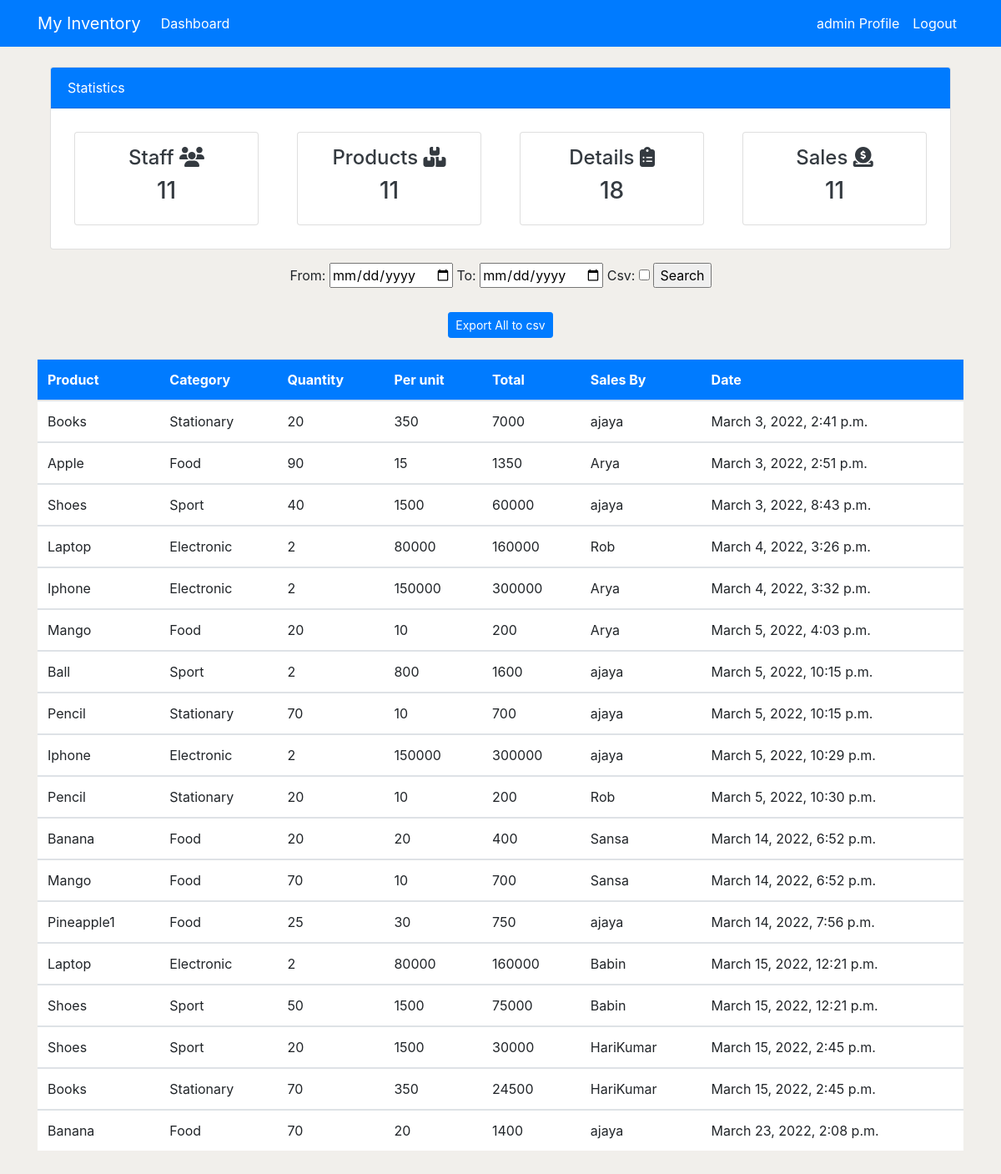
Page /details/ (signed in) on the earlier database version.
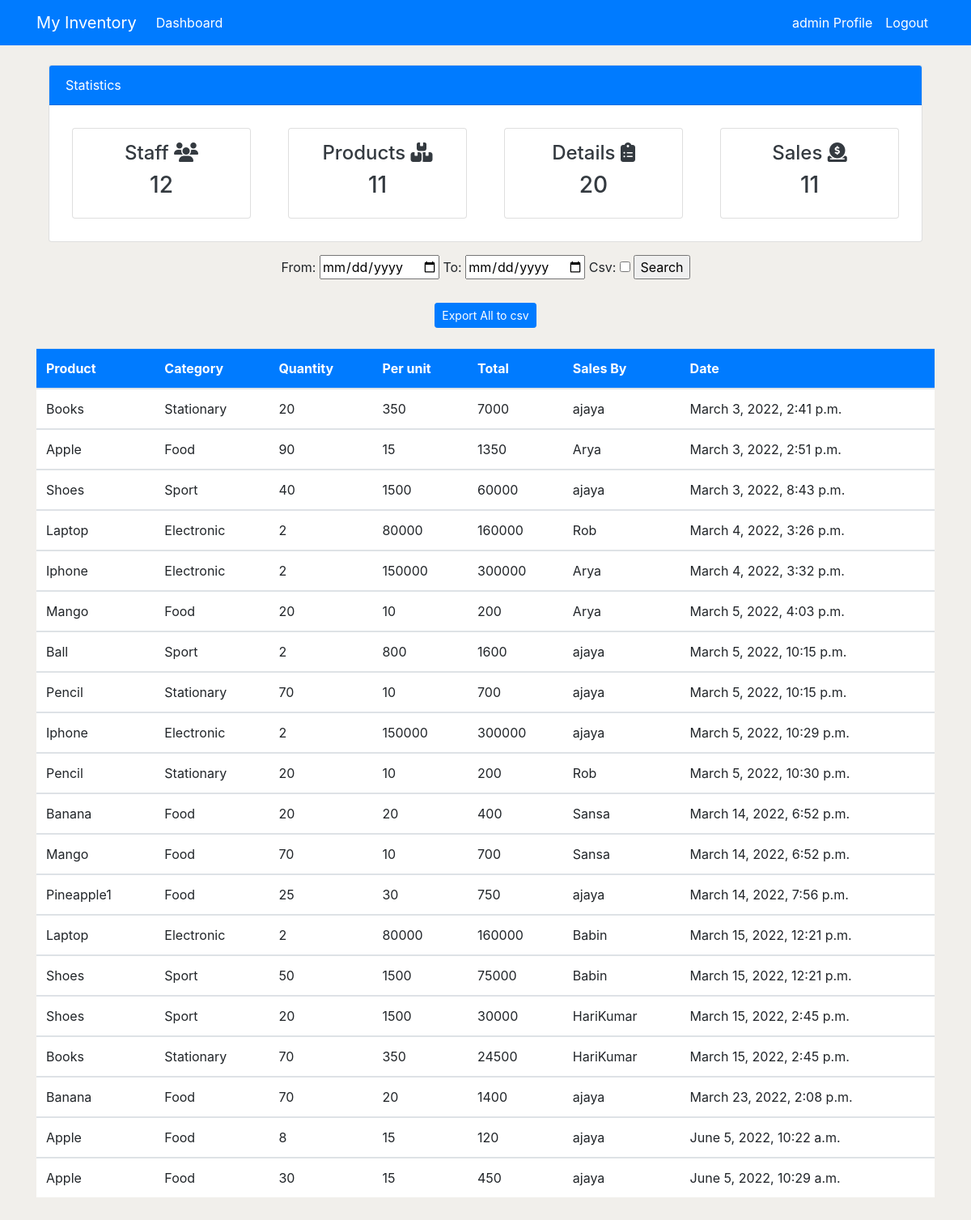
Same page on the later database version.
### application/models.py (models this page shows, shortened)
class Order(models.Model):
    product = models.ForeignKey(Product, on_delete=models.CASCADE)
    customer = models.ForeignKey(User, on_delete=models.CASCADE)
    order_quantity = models.PositiveIntegerField()
    date = models.DateTimeField(auto_now_add=True)
    class Meta:
        verbose_name_plural = 'Order'
    def order_price(self):
        return self.order_quantity * self.product.per_quantity

class Product(models.Model):
    name = models.CharField(max_length=200, null=True)
    category = models.CharField(max_length=100, choices=CATEGORY)
    quantity = models.PositiveIntegerField(null=True)
    per_quantity = models.PositiveIntegerField(null=True)
    reorder_level = models.PositiveIntegerField(default=0, null=True, blank=True)
    product_in = models.PositiveIntegerField(default=0, null=True, blank=True)
    product_out = models.PositiveIntegerField(default=0, null=True, blank=True)
    total_sales = models.PositiveIntegerField(default=0, null=True, blank=True)
    class Meta:
        verbose_name_plural = 'Product'

### application/views.py (the view)
# urls.py: path('details/', views.orders, name='orders'),
@permission_required("application", login_url='login')
def orders(request):
    if request.method == 'POST':
        form = CsvForm(request.POST)
        fromdate = request.POST['fromdate']
        todate = request.POST['todate']
        finall = Order.objects.filter(date__gte=fromdate,date__lte=todate)
        print(finall)
        if form['csv'].value() == True:
            response = HttpResponse(content_type = 'text/csv')
            response['Content-Disposition'] = 'attachment; filename="Sales Details.csv"'
            writer = csv.writer(response)
            writer.writerow(['Product', 'Categoty', 'Quantity', 'Per_Unit', 'Total', 'Sales By', 'Date'])
            instance = finall
            for stock in instance:
                writer.writerow([
                    stock.product.name, stock.product.category, stock.order_quantity,
                    stock.product.per_quantity, stock.order_price(),
                    stock.customer.username, stock.date])
            return response
        orders_count = Order.objects.all().count()
        workers_count = User.objects.all().count()
        products_count = Product.objects.all().count()
        product_sales_count = Product.objects.count()
        context = {
            'orders': finall,
            'form': form,
            'workers_count': workers_count,
            'products_count': products_count,
            'product_sales_count': product_sales_count,
            'orders_count': orders_count,
        }
        return render(request, 'application/orders.html', context)
    else:
        orders = Order.objects.all()
        form = CsvForm()
        orders_count = orders.count()
        workers_count = User.objects.all().count()
        products_count = Product.objects.all().count()
        product_sales_count = Product.objects.count()
        context = {
            'orders': orders,
            'form': form,
            'orders_count': orders_count,
            'workers_count': workers_count,
            'products_count': products_count,
            'product_sales_count': product_sales_count,
        }
        return render(request, 'application/orders.html', context)

### application/forms.py
class CsvForm(forms.Form):
    csv = forms.BooleanField(required=False)

### templates/application/orders.html (shortened to what this page needs)
{% extends 'partial/base.html' %}
{% block content %}
{% include 'partial/cards.html' %}
<center class="mt-3">
    <form method="POST">
    From: <input type="date" name="fromdate">
    To: <input type="date" name="todate" required>
    {{ form }}
    <input type="submit" value="Search" required>
   </form>
   <br>
   <a class="btn btn-primary btn-sm" href="{% url 'detail_csv' %}">Export All to csv</a>
</center>
<div class="container">
    <div class="row my-4">
        <div class="col-md-2">
        </div>
        <div class="col-md-12">
            <table class="table bg-white">
                <thead class="bg-primary">
                    <tr class="text-white">
                        <th scope="col">Product</th>
                        <th scope="col">Category</th>
                        <th scope="col">Quantity</th>
                        <th scope="col">Per unit</th>
                        <th scope="col">Total</th>
                        <th scope="col">Sales By</th>
                        <th scope="col">Date</th>
                    </tr>
                </thead>
                <tbody>
                    {% for order in orders %}
                    <tr>
                        <td>{{ order.product.name }}</td>
                        <td>{{ order.product.category }}</td>
                        <td>{{ order.order_quantity }}</td>
                        <td>{{ order.product.per_quantity }}</td>
                        <td>{{ order.order_price }}</td>
                        <td>{{ order.customer.username }}</td>
                        <td>{{ order.date }}</td>
                    </tr>
                  </tbody>
                  {% endfor %}
            </table>
        </div>
    </div>
</div>
{% endblock %}

### templates/partial/base.html (shortened to what this page needs)
<!doctype html>
<html lang="en">
  <head>
    <link rel="stylesheet" href="https://maxcdn.bootstrapcdn.com/bootstrap/4.0.0/css/bootstrap.min.css">
    <link rel="stylesheet" href="//code.jquery.com/ui/1.13.1/themes/base/jquery-ui.css">
  </head>
  <body>
    {% include 'partial/nav.html' %}
    {% block content %}
    {% endblock %}
  </body>
</html>

### templates/partial/nav.html (shortened to what this page needs)
<nav class="navbar navbar-expand-lg navbar-info bg-primary">
  <div class="container">
      {% if user.is_authenticated %}
      <a class="navbar-brand text-white" href="{% url 'index' %}">My Inventory</a>
      <div class="collapse navbar-collapse" id="navbarSupportedContent">
          <ul class="navbar-nav mr-auto">
              <li class="nav-item active">
                  <a class="nav-link text-white" href="{% url 'index' %}">Dashboard </a>
              </li>
          </ul>
          <ul class="navbar-nav ml-auto">
              <li class="nav-item active">
                  <a class="nav-link text-white" href="{% url 'profile' %}">{{ user.username }} Profile
                      <span class="sr-only">(current)</span></a>
              </li>
              <li class="nav-item">
                  <a class="nav-link text-white" href="{% url 'logout' %}">Logout</a>
              </li>
          </ul>
          {% endif %}
      </div>
  </div>
</nav>

### templates/partial/cards.html (shortened to what this page needs)
<div class="container">
        <div class="col-md-12">
            <div class="card">
                <div class="card-header bg-primary text-white">
                    Statistics
                </div>
                <div class="card-body">
                   <div class="row">
                       <div class="col-md-3">
                           <a class="text-decoration-none text-dark" href="{% url 'staff' %}">
                                <div class="card my-card shadow text-center p-3 m-2">
                                    <h4>Staff <i class="fa-solid fa-users"></i></h4>
                                    <h3>{{ workers_count }}</h3>
                                </div>
                           </a>
                       </div>
                       <div class="col-md-3">
                        <a class="text-decoration-none text-dark" href="{% url 'products' %}">
                             <div class="card my-card shadow text-center p-3 m-2">
                                 <h4>Products <i class="fa-solid fa-boxes-stacked"></i></h4>
                                 <h3>{{ products_count }}</h3>
                             </div>
                        </a>
                    </div>
                    <div class="col-md-3">
                        <a class="text-decoration-none text-dark" href="{% url 'orders' %}">
                             <div class="card my-card shadow text-center p-3 m-2">
                                 <h4>Details <i class="fa-solid fa-clipboard-list"></i></h4>
                                 <h3>{{ orders_count }}</h3>
                             </div>
                        </a>
                    </div>
                    <div class="col-md-3">
                        <a class="text-decoration-none text-dark" href="{% url 'sales' %}">
                             <div class="card my-card shadow text-center p-3 m-2">
                                 <h4>Sales <i class="fa-solid fa-circle-dollar-to-slot"></i></h4>
                                 <h3>{{ product_sales_count }}</h3>
                             </div>
                        </a>
                    </div>
                   </div>
                </div>
            </div>
        </div>
    </div>

### templates/partial/base.html (style rules this page uses)
body { background-color: rgb(241, 239, 235); }

Differences in the rows shown:
added Order: product.name "Apple", product.category "Food", order_quantity "8", product.per_quantity "15", order_price "120", customer.username "ajaya", date "June 5, 2022, 10:22 a.m."
added Order: product.name "Apple", product.category "Food", order_quantity "30", product.per_quantity "15", order_price "450", customer.username "ajaya", date "June 5, 2022, 10:29 a.m."
Other differences:
{{ workers_count }}: "11" → "12"
{{ orders_count }}: "18" → "20"
